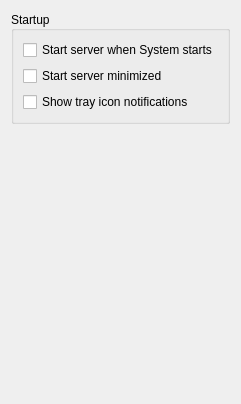
          <widget class="QWidget" name="generalTab">
           <attribute name="title">
            <string>General</string>
           </attribute>
           <layout class="QVBoxLayout" name="verticalLayout_15">
            <item>
             <widget class="QGroupBox" name="groupBox">
              <property name="sizePolicy">
               <sizepolicy hsizetype="Preferred" vsizetype="Preferred">
                <horstretch>0</horstretch>
                <verstretch>0</verstretch>
               </sizepolicy>
              </property>
              <property name="maximumSize">
               <size>
                <width>16777215</width>
                <height>16777215</height>
               </size>
              </property>
              <property name="layoutDirection">
               <enum>Qt::LeftToRight</enum>
              </property>
              <property name="title">
               <string>Startup</string>
              </property>
              <property name="alignment">
               <set>Qt::AlignLeading|Qt::AlignLeft|Qt::AlignVCenter</set>
              </property>
              <property name="flat">
               <bool>false</bool>
              </property>
              <property name="checkable">
               <bool>false</bool>
              </property>
              <property name="checked">
               <bool>false</bool>
              </property>
              <layout class="QVBoxLayout" name="verticalLayout">
               <item>
                <widget class="QCheckBox" name="startServerOnLogin">
                 <property name="text">
                  <string>Start server when System starts</string>
                 </property>
                </widget>
               </item>
               <item>
                <widget class="QCheckBox" name="startServerMinimized">
                 <property name="text">
                  <string>Start server minimized</string>
                 </property>
                </widget>
               </item>
               <item>
                <widget class="QCheckBox" name="showNotifications">
                 <property name="text">
                  <string>Show tray icon notifications</string>
                 </property>
                </widget>
               </item>
              </layout>
             </widget>
            </item>
            <item>
             <spacer name="verticalSpacer">
              <property name="orientation">
               <enum>Qt::Vertical</enum>
              </property>
              <property name="sizeHint" stdset="0">
               <size>
                <width>20</width>
                <height>269</height>
               </size>
              </property>
             </spacer>
            </item>
           </layout>
          </widget>
